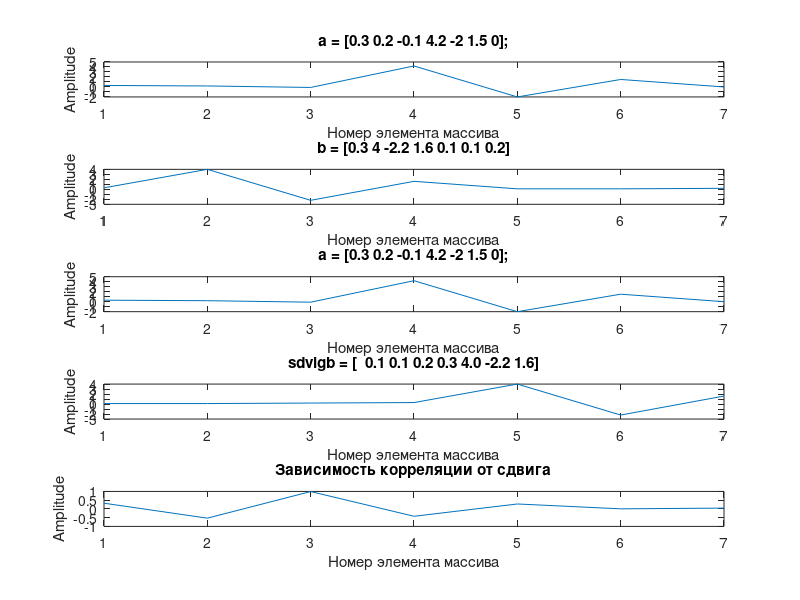

The MATLAB source for this figure:
N = 7;
a = [0.3 0.2 -0.1 4.2 -2 1.5 0];
b = [0.3 4 -2.2 1.6 0.1 0.1 0.2];
t = (1:N);
max_correlation = -1;
sdvig = 0;
corab = 0;
for n = 1:N
    corab = corab + (a(n) * b(n));
end
normcora = 0;
for n = 1:N
   normcora = normcora + (a(n) * a(n));
end
normcorb = 0;
for n = 1:N
   normcorb = normcorb + (b(n) * b(n));
end
normcorab = (corab/sqrt(normcora*normcorb));
dis = sprintf("\n---------------------\nОбычная корреляция\n---------------------\n A:B = %.4f",corab);
disp(dis);
dis = sprintf("\n---------------------\nНормализованная корреляция\n---------------------\n A:B = %.4f",normcorab);
disp(dis);


subplot(5, 1, 1);
plot(t,a);
xlabel("Номер элемента массива");
ylabel("Amplitude");
title("a = [0.3 0.2 -0.1 4.2 -2 1.5 0];");
subplot(5, 1, 2);
plot(t,b);
xlabel("Номер элемента массива");
ylabel("Amplitude"); 
title("b = [0.3 4 -2.2 1.6 0.1 0.1 0.2]");

correlation_values = [0.3 4.1 -2.2 1.6 0.1 0.1 0.2];
for n = 0:N-1
    
    shifted_b = circshift(b, [0, n]);
    

    corab = 0;
    for i = 1:N
        corab = corab + (a(i) * shifted_b(i));
    end
    normcora = 0;
    for i = 1:N
       normcora = normcora + (a(i) * a(i));
    end
    normcorb = 0;
    for i = 1:N
       normcorb = normcorb + (shifted_b(i) * shifted_b(i));
    end
    normcorab = (corab/sqrt(normcora*normcorb));
    correlation_values(n+1) = normcorab;
    if normcorab > max_correlation
    max_correlation = normcorab;
    sdvig = n+1;
    end
end

bs = circshift(b, [0, sdvig]);
dis1 = " ";
for n= 1:N
    dis1 = sprintf("%s %.1f", dis1, bs(n));
end
dis1 = sprintf("sdvigb = [%s]", dis1);
dis = sprintf("Необходимый сдвиг >> %d", sdvig);
disp(dis); 
subplot(5, 1, 3);
plot(t,a);
xlabel("Номер элемента массива");
ylabel("Amplitude");
title("a = [0.3 0.2 -0.1 4.2 -2 1.5 0];");
subplot(5, 1, 4);
plot(t,bs);
xlabel("Номер элемента массива");
ylabel("Amplitude"); 
title(dis1);
subplot(5, 1, 5);
plot(t,correlation_values);
xlabel("Номер элемента массива");
ylabel("Amplitude"); 
title("Зависимость корреляции от сдвига");